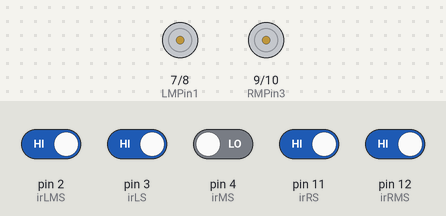
Bench run of a sketch on a simulated Arduino Uno, built with avr-gcc and run on an emulated ATmega328P. On the bench: motor-driver pin pairs drawn as motors (green arrow = first pin HIGH = forward, orange = second pin HIGH = backward, longer = more drive, scaled by the enable pin). The inputs (shaded band) are chosen by the test bench; at power-on: pin 2 (irLMS), pin 3 (irLS), pin 11 (irRS), pin 12 (irRMS) HIGH, pin 4 (irMS) LOW.

Above: at 1.2 s.
1.3 s: pin 4 (irMS) driven HIGH
2.8 s: pin 2 (irLMS) driven LOW and pin 3 (irLS) driven LOW
At 3.5 s:
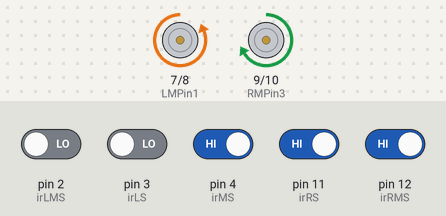
4.3 s: pin 4 (irMS) driven LOW and pin 12 (irRMS) driven LOW
At 4.7 s:
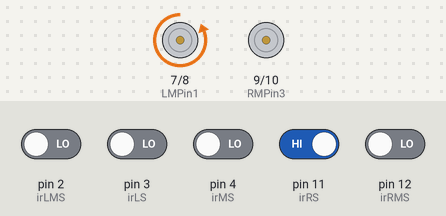
5.8 s: pin 11 (irRS) driven LOW
At 7.0 s:
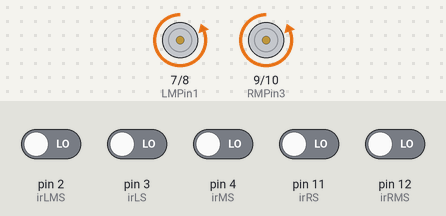
7.3 s: pin 2 (irLMS) driven HIGH
At 8.1 s:
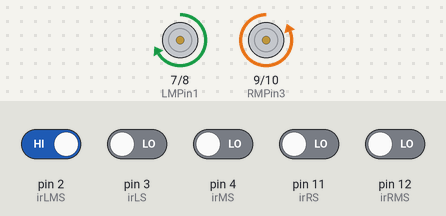
8.8 s: pin 3 (irLS) driven HIGH
At 9.3 s:
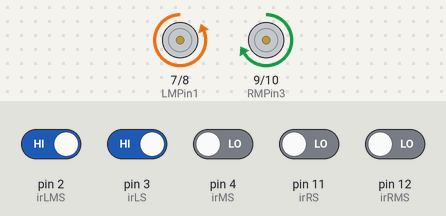
Timing chart, 0 to 11.3 s (numbered marks = the images above; inputs shaded):
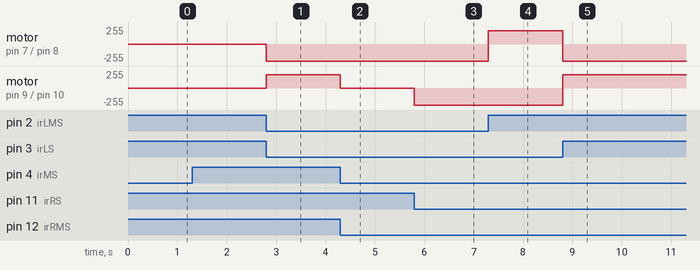

The sketch:

5sensor_code_modified.ino
```cpp
//defining sensors
int irLMS=2;
int irLS=3;
int irMS=4;
int irRS=11;
int irRMS=12;

//motor

int LMPin1 = 7;
int LMPin2 = 8;
int RMPin3 = 9;
int RMPin4 = 10;


int ENA = 5;
int ENB = 6;


void setup(){
  pinMode (irLMS,INPUT);
  pinMode (irLS,INPUT);
  pinMode (irMS,INPUT) ;
  pinMode (irRS,INPUT) ;
  pinMode (irRMS,INPUT) ;


  pinMode (LMPin1,OUTPUT);
  pinMode (LMPin2,OUTPUT);
  pinMode (RMPin3,OUTPUT);
  pinMode (RMPin4,OUTPUT);

  pinMode (ENA,OUTPUT);
   pinMode (ENB,OUTPUT);
       analogWrite(ENA, 255);
       analogWrite(ENB, 255);
 }
  void loop (){


    if( digitalRead(irLMS) == 0 && digitalRead(irLS) == 0 && digitalRead(irMS) == 1 && digitalRead(irRS) == 0 && digitalRead(irRMS) == 0){

      forward();

    }
    if( digitalRead(irLMS) == 0 && digitalRead(irLS) == 1 && digitalRead(irMS) == 1 && digitalRead(irRS) == 0 && digitalRead(irRMS) == 0){

      halkaLeft();


    }
    if(digitalRead(irLMS) == 0 && digitalRead(irLS) == 1 && digitalRead(irMS) == 0 && digitalRead(irRS) == 0 && digitalRead(irRMS) == 0){

      left();


    }
     if(digitalRead(irLMS) == 1 && digitalRead(irLS) == 1 && digitalRead(irMS) == 0 && digitalRead(irRS) == 0 && digitalRead(irRMS) == 0){

      fastLeft();


    }
    if(digitalRead(irLMS) == 1 && digitalRead(irLS) == 0 && digitalRead(irMS) == 0 && digitalRead(irRS) == 0 && digitalRead(irRMS) == 0){

      sharpLeft();


    }
     if(digitalRead(irLMS) == 1 && digitalRead(irLS) == 1 && digitalRead(irMS) == 1 && digitalRead(irRS) == 0 && digitalRead(irRMS) == 0){
       sharpLeft();

    }
    if(digitalRead(irLMS) == 0 && digitalRead(irLS) == 0 && digitalRead(irMS) == 1 && digitalRead(irRS) == 1 && digitalRead(irRMS) == 0){

      halkaRight();


    }
    if(digitalRead(irLMS) == 0 && digitalRead(irLS) == 0 && digitalRead(irMS) == 0 && digitalRead(irRS) == 1 && digitalRead(irRMS) == 0){

      right();


    }
    if(digitalRead(irLMS) == 0 && digitalRead(irLS) == 0 && digitalRead(irMS) == 0 && digitalRead(irRS) == 1 && digitalRead(irRMS) == 1){

      fastRight();

    }


if(digitalRead(irLMS) == 0 && digitalRead(irLS) == 0 && digitalRead(irMS) == 0 && digitalRead(irRS) == 0 && digitalRead(irRMS) == 1){

      sharpRight();


    }
    if(digitalRead(irLMS) == 0 && digitalRead(irLS) == 0 && digitalRead(irMS) == 1 && digitalRead(irRS) == 1 && digitalRead(irRMS) == 1){

      sharpRight();


    }
    if(digitalRead(irLMS) == 1 && digitalRead(irLS) == 1 && digitalRead(irMS) == 1 && digitalRead(irRS) == 1 && digitalRead(irRMS) == 1){


      stops();


    }
       if(digitalRead(irLMS) == 0 && digitalRead(irLS) == 0 && digitalRead(irMS) == 0 && digitalRead(irRS) == 0 && digitalRead(irRMS) == 0){
        forward();
       }

  }
    void forward() {

  digitalWrite(LMPin1, LOW);
  digitalWrite(LMPin2, HIGH);
  digitalWrite(RMPin3, LOW);
  digitalWrite(RMPin4, HIGH);

       analogWrite(5, 255);
       analogWrite(6, 255);

  }

  void left() {
  digitalWrite(LMPin1, LOW);
  digitalWrite(LMPin2, LOW);
  digitalWrite(RMPin3, LOW);
  digitalWrite(RMPin4, HIGH);

       analogWrite(5, 255);
       analogWrite(6, 200);

  }
    void halkaLeft() {
  digitalWrite(LMPin1, LOW);
  digitalWrite(LMPin2, LOW);
  digitalWrite(RMPin3, LOW);
  digitalWrite(RMPin4, HIGH);

         analogWrite(5, 255);
       analogWrite(6, 200);

  }
  void fastLeft() {
  digitalWrite(LMPin1, LOW);
  digitalWrite(LMPin2, HIGH);
  digitalWrite(RMPin3, HIGH);
  digitalWrite(RMPin4, LOW);
         analogWrite(5, 255);
       analogWrite(6, 200);
  }

  void sharpLeft() {
  digitalWrite(LMPin1, HIGH);
  digitalWrite(LMPin2, LOW);
  digitalWrite(RMPin3, LOW);
  digitalWrite(RMPin4, HIGH );
       analogWrite(5, 200);
       analogWrite(6, 255);

  }
  void right() {
  digitalWrite(LMPin1, LOW);
  digitalWrite(LMPin2, HIGH);
  digitalWrite(RMPin3,LOW);
  digitalWrite(RMPin4, LOW);
         analogWrite(5, 255);
       analogWrite(6, 200);
  }
  void halkaRight() {
  digitalWrite(LMPin1, LOW);
  digitalWrite(LMPin2, HIGH);
  digitalWrite(RMPin3, HIGH);
  digitalWrite(RMPin4, LOW);
         analogWrite(5, 255);
       analogWrite(6, 200);
  }
    void fastRight() {
  digitalWrite(LMPin1, LOW);
  digitalWrite(LMPin2, HIGH);
  digitalWrite(RMPin3, HIGH);
  digitalWrite(RMPin4, LOW);
         analogWrite(5, 255);
       analogWrite(6, 200);
  }
    void sharpRight() {
  digitalWrite(LMPin1, LOW);
  digitalWrite(LMPin2, HIGH);
  digitalWrite(RMPin3, HIGH);
  digitalWrite(RMPin4, LOW);
         analogWrite(5, 255);
       analogWrite(6, 200);
  }
  void stops() {
  digitalWrite(LMPin1, HIGH);
  digitalWrite(LMPin2, HIGH);
  digitalWrite(RMPin3, HIGH);
  digitalWrite(RMPin4, HIGH);

}
```

Measured:
- after the input at 2.8 s, motor on pin 7 (LMPin1) / pin 8 (LMPin2): stopped → backward 255/255 at once; motor on pin 9 (RMPin3) / pin 10 (RMPin4): stopped → forward 200/255 at once
- after the input at 4.3 s, motor on pin 9 (RMPin3) / pin 10 (RMPin4): forward 200/255 → stopped at once
- after the input at 5.8 s, motor on pin 9 (RMPin3) / pin 10 (RMPin4): stopped → backward 255/255 at once
- after the input at 7.3 s, motor on pin 7 (LMPin1) / pin 8 (LMPin2): backward 255/255 → forward 200/255 at once
- after the input at 8.8 s, motor on pin 7 (LMPin1) / pin 8 (LMPin2): forward 200/255 → backward 255/255 at once; motor on pin 9 (RMPin3) / pin 10 (RMPin4): backward 255/255 → forward 200/255 at once
